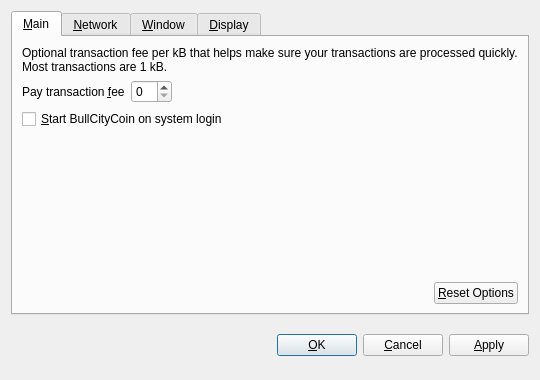
<?xml version="1.0" encoding="UTF-8"?>
<ui version="4.0">
 <class>OptionsDialog</class>
 <widget class="QDialog" name="OptionsDialog">
  <property name="geometry">
   <rect>
    <x>0</x>
    <y>0</y>
    <width>540</width>
    <height>380</height>
   </rect>
  </property>
  <property name="windowTitle">
   <string>Options</string>
  </property>
  <property name="modal">
   <bool>true</bool>
  </property>
  <layout class="QVBoxLayout" name="verticalLayout">
   <item>
    <widget class="QTabWidget" name="tabWidget">
     <property name="tabPosition">
      <enum>QTabWidget::North</enum>
     </property>
     <property name="currentIndex">
      <number>0</number>
     </property>
     <widget class="QWidget" name="tabMain">
      <attribute name="title">
       <string>&amp;Main</string>
      </attribute>
      <layout class="QVBoxLayout" name="verticalLayout_Main">
       <item>
        <widget class="QLabel" name="transactionFeeInfoLabel">
         <property name="text">
          <string>Optional transaction fee per kB that helps make sure your transactions are processed quickly. Most transactions are 1 kB.</string>
         </property>
         <property name="textFormat">
          <enum>Qt::PlainText</enum>
         </property>
         <property name="wordWrap">
          <bool>true</bool>
         </property>
        </widget>
       </item>
       <item>
        <layout class="QHBoxLayout" name="horizontalLayout_1_Main">
         <item>
          <widget class="QLabel" name="transactionFeeLabel">
           <property name="text">
            <string>Pay transaction &amp;fee</string>
           </property>
           <property name="textFormat">
            <enum>Qt::PlainText</enum>
           </property>
           <property name="buddy">
            <cstring>transactionFee</cstring>
           </property>
          </widget>
         </item>
         <item>
          <widget class="BitcoinAmountField" name="transactionFee"/>
         </item>
         <item>
          <spacer name="horizontalSpacer_1_Main">
           <property name="orientation">
            <enum>Qt::Horizontal</enum>
           </property>
           <property name="sizeHint" stdset="0">
            <size>
             <width>40</width>
             <height>20</height>
            </size>
           </property>
          </spacer>
         </item>
        </layout>
       </item>
       <item>
        <widget class="QCheckBox" name="bitcoinAtStartup">
         <property name="toolTip">
          <string>Automatically start BullCityCoin after logging in to the system.</string>
         </property>
         <property name="text">
          <string>&amp;Start BullCityCoin on system login</string>
         </property>
        </widget>
       </item>
       <item>
        <spacer name="verticalSpacer_Main">
         <property name="orientation">
          <enum>Qt::Vertical</enum>
         </property>
         <property name="sizeHint" stdset="0">
          <size>
           <width>20</width>
           <height>40</height>
          </size>
         </property>
        </spacer>
       </item>
       <item>
        <layout class="QHBoxLayout" name="horizontalLayout_2_Main">
         <item>
          <spacer name="horizontalSpacer_2_Main">
           <property name="orientation">
            <enum>Qt::Horizontal</enum>
           </property>
           <property name="sizeHint" stdset="0">
            <size>
             <width>40</width>
             <height>20</height>
            </size>
           </property>
          </spacer>
         </item>
         <item>
          <widget class="QPushButton" name="resetButton">
           <property name="toolTip">
            <string>Reset all client options to default.</string>
           </property>
           <property name="text">
            <string>&amp;Reset Options</string>
           </property>
           <property name="autoDefault">
            <bool>false</bool>
           </property>
          </widget>
         </item>
        </layout>
       </item>
      </layout>
     </widget>
     <widget class="QWidget" name="tabNetwork">
      <attribute name="title">
       <string>&amp;Network</string>
      </attribute>
      <layout class="QVBoxLayout" name="verticalLayout_Network">
       <item>
        <widget class="QCheckBox" name="mapPortUpnp">
         <property name="toolTip">
          <string>Automatically open the BullCityCoin client port on the router. This only works when your router supports UPnP and it is enabled.</string>
         </property>
         <property name="text">
          <string>Map port using &amp;UPnP</string>
         </property>
        </widget>
       </item>
       <item>
        <widget class="QCheckBox" name="connectSocks">
         <property name="toolTip">
          <string>Connect to the BullCityCoin network through a SOCKS proxy (e.g. when connecting through Tor).</string>
         </property>
         <property name="text">
          <string>&amp;Connect through SOCKS proxy:</string>
         </property>
        </widget>
       </item>
       <item>
        <layout class="QHBoxLayout" name="horizontalLayout_Network">
         <item>
          <widget class="QLabel" name="proxyIpLabel">
           <property name="text">
            <string>Proxy &amp;IP:</string>
           </property>
           <property name="textFormat">
            <enum>Qt::PlainText</enum>
           </property>
           <property name="buddy">
            <cstring>proxyIp</cstring>
           </property>
          </widget>
         </item>
         <item>
          <widget class="QValidatedLineEdit" name="proxyIp">
           <property name="maximumSize">
            <size>
             <width>140</width>
             <height>16777215</height>
            </size>
           </property>
           <property name="toolTip">
            <string>IP address of the proxy (e.g. 127.0.0.1)</string>
           </property>
          </widget>
         </item>
         <item>
          <widget class="QLabel" name="proxyPortLabel">
           <property name="text">
            <string>&amp;Port:</string>
           </property>
           <property name="textFormat">
            <enum>Qt::PlainText</enum>
           </property>
           <property name="buddy">
            <cstring>proxyPort</cstring>
           </property>
          </widget>
         </item>
         <item>
          <widget class="QLineEdit" name="proxyPort">
           <property name="maximumSize">
            <size>
             <width>55</width>
             <height>16777215</height>
            </size>
           </property>
           <property name="toolTip">
            <string>Port of the proxy (e.g. 9050)</string>
           </property>
          </widget>
         </item>
         <item>
          <widget class="QLabel" name="socksVersionLabel">
           <property name="text">
            <string>SOCKS &amp;Version:</string>
           </property>
           <property name="textFormat">
            <enum>Qt::PlainText</enum>
           </property>
           <property name="buddy">
            <cstring>socksVersion</cstring>
           </property>
          </widget>
         </item>
         <item>
          <widget class="QValueComboBox" name="socksVersion">
           <property name="toolTip">
            <string>SOCKS version of the proxy (e.g. 5)</string>
           </property>
          </widget>
         </item>
         <item>
          <spacer name="horizontalSpacer_Network">
           <property name="orientation">
            <enum>Qt::Horizontal</enum>
           </property>
           <property name="sizeHint" stdset="0">
            <size>
             <width>40</width>
             <height>20</height>
            </size>
           </property>
          </spacer>
         </item>
        </layout>
       </item>
       <item>
        <spacer name="verticalSpacer_Network">
         <property name="orientation">
          <enum>Qt::Vertical</enum>
         </property>
         <property name="sizeHint" stdset="0">
          <size>
           <width>20</width>
           <height>40</height>
          </size>
         </property>
        </spacer>
       </item>
      </layout>
     </widget>
     <widget class="QWidget" name="tabWindow">
      <attribute name="title">
       <string>&amp;Window</string>
      </attribute>
      <layout class="QVBoxLayout" name="verticalLayout_Window">
       <item>
        <widget class="QCheckBox" name="minimizeToTray">
         <property name="toolTip">
          <string>Show only a tray icon after minimizing the window.</string>
         </property>
         <property name="text">
          <string>&amp;Minimize to the tray instead of the taskbar</string>
         </property>
        </widget>
       </item>
       <item>
        <widget class="QCheckBox" name="minimizeOnClose">
         <property name="toolTip">
          <string>Minimize instead of exit the application when the window is closed. When this option is enabled, the application will be closed only after selecting Quit in the menu.</string>
         </property>
         <property name="text">
          <string>M&amp;inimize on close</string>
         </property>
        </widget>
       </item>
       <item>
        <spacer name="verticalSpacer_Window">
         <property name="orientation">
          <enum>Qt::Vertical</enum>
         </property>
         <property name="sizeHint" stdset="0">
          <size>
           <width>20</width>
           <height>40</height>
          </size>
         </property>
        </spacer>
       </item>
      </layout>
     </widget>
     <widget class="QWidget" name="tabDisplay">
      <attribute name="title">
       <string>&amp;Display</string>
      </attribute>
      <layout class="QVBoxLayout" name="verticalLayout_Display">
       <item>
        <layout class="QHBoxLayout" name="horizontalLayout_1_Display">
         <item>
          <widget class="QLabel" name="langLabel">
           <property name="text">
            <string>User Interface &amp;language:</string>
           </property>
           <property name="textFormat">
            <enum>Qt::PlainText</enum>
           </property>
           <property name="buddy">
            <cstring>lang</cstring>
           </property>
          </widget>
         </item>
         <item>
          <widget class="QValueComboBox" name="lang">
           <property name="toolTip">
            <string>The user interface language can be set here. This setting will take effect after restarting BullCityCoin.</string>
           </property>
          </widget>
         </item>
        </layout>
       </item>
       <item>
        <layout class="QHBoxLayout" name="horizontalLayout_2_Display">
         <item>
          <widget class="QLabel" name="unitLabel">
           <property name="text">
            <string>&amp;Unit to show amounts in:</string>
           </property>
           <property name="textFormat">
            <enum>Qt::PlainText</enum>
           </property>
           <property name="buddy">
            <cstring>unit</cstring>
           </property>
          </widget>
         </item>
         <item>
          <widget class="QValueComboBox" name="unit">
           <property name="toolTip">
            <string>Choose the default subdivision unit to show in the interface and when sending coins.</string>
           </property>
          </widget>
         </item>
        </layout>
       </item>
       <item>
        <widget class="QCheckBox" name="displayAddresses">
         <property name="toolTip">
          <string>Whether to show BullCityCoin addresses in the transaction list or not.</string>
         </property>
         <property name="text">
          <string>&amp;Display addresses in transaction list</string>
         </property>
        </widget>
       </item>
       <item>
        <spacer name="verticalSpacer_Display">
         <property name="orientation">
          <enum>Qt::Vertical</enum>
         </property>
         <property name="sizeHint" stdset="0">
          <size>
           <width>20</width>
           <height>40</height>
          </size>
         </property>
        </spacer>
       </item>
      </layout>
     </widget>
    </widget>
   </item>
   <item>
    <layout class="QHBoxLayout" name="horizontalLayout_Buttons">
     <item>
      <spacer name="horizontalSpacer_1">
       <property name="orientation">
        <enum>Qt::Horizontal</enum>
       </property>
       <property name="sizeHint" stdset="0">
        <size>
         <width>40</width>
         <height>48</height>
        </size>
       </property>
      </spacer>
     </item>
     <item>
      <widget class="QLabel" name="statusLabel">
       <property name="font">
        <font>
         <weight>75</weight>
         <bold>true</bold>
        </font>
       </property>
       <property name="text">
        <string/>
       </property>
       <property name="textFormat">
        <enum>Qt::PlainText</enum>
       </property>
       <property name="wordWrap">
        <bool>true</bool>
       </property>
      </widget>
     </item>
     <item>
      <spacer name="horizontalSpacer_2">
       <property name="orientation">
        <enum>Qt::Horizontal</enum>
       </property>
       <property name="sizeHint" stdset="0">
        <size>
         <width>40</width>
         <height>48</height>
        </size>
       </property>
      </spacer>
     </item>
     <item>
      <widget class="QPushButton" name="okButton">
       <property name="text">
        <string>&amp;OK</string>
       </property>
      </widget>
     </item>
     <item>
      <widget class="QPushButton" name="cancelButton">
       <property name="text">
        <string>&amp;Cancel</string>
       </property>
       <property name="autoDefault">
        <bool>false</bool>
       </property>
      </widget>
     </item>
     <item>
      <widget class="QPushButton" name="applyButton">
       <property name="text">
        <string>&amp;Apply</string>
       </property>
       <property name="autoDefault">
        <bool>false</bool>
       </property>
      </widget>
     </item>
    </layout>
   </item>
  </layout>
 </widget>
 <customwidgets>
  <customwidget>
   <class>BitcoinAmountField</class>
   <extends>QSpinBox</extends>
   <header>bitcoinamountfield.h</header>
  </customwidget>
  <customwidget>
   <class>QValueComboBox</class>
   <extends>QComboBox</extends>
   <header>qvaluecombobox.h</header>
  </customwidget>
  <customwidget>
   <class>QValidatedLineEdit</class>
   <extends>QLineEdit</extends>
   <header>qvalidatedlineedit.h</header>
  </customwidget>
 </customwidgets>
 <resources/>
 <connections/>
</ui>
